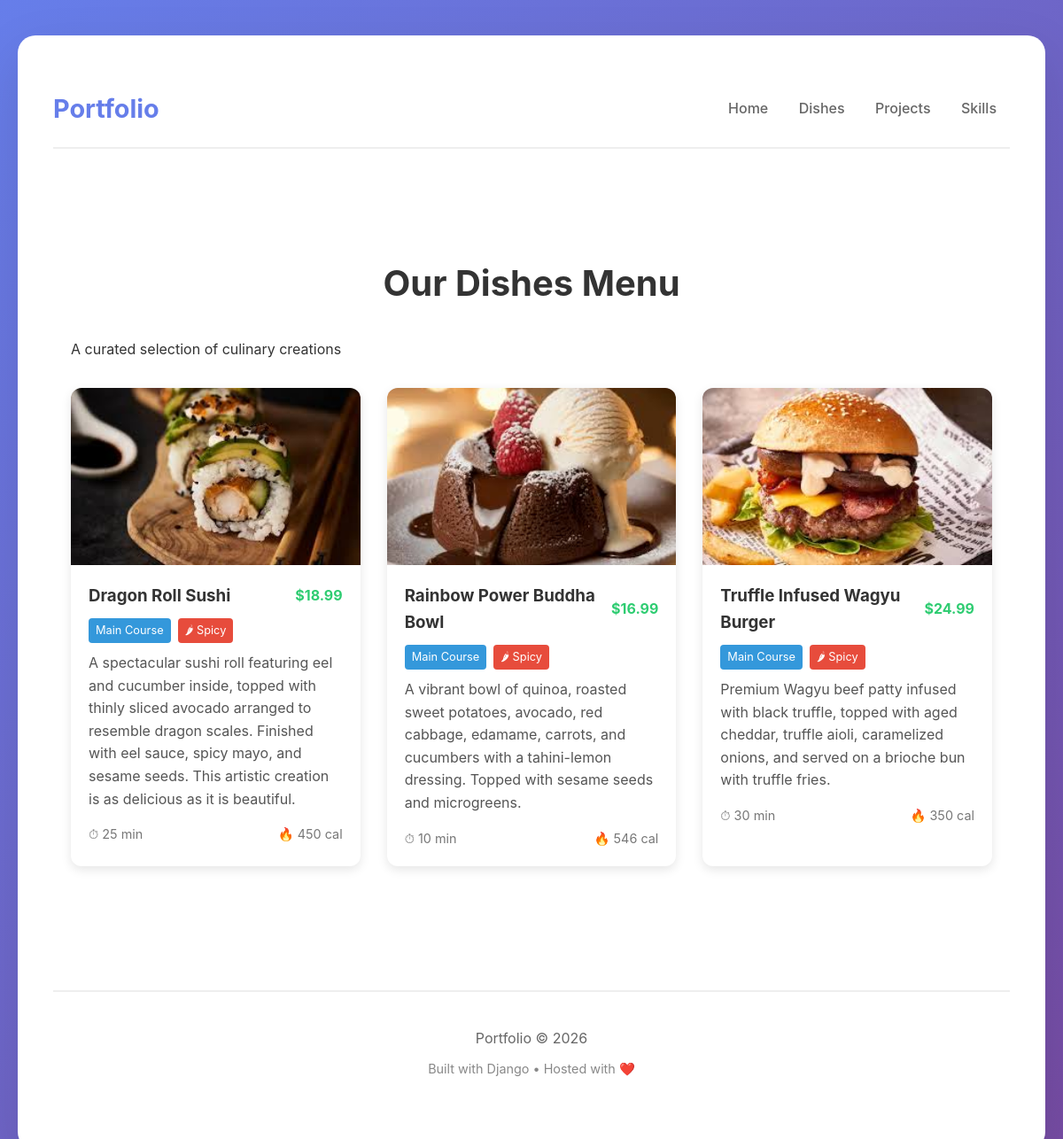
Screenshot of /dishes/ with the database file from the repository.
### dishes/models.py (models this page shows, shortened)
class Dish(models.Model):
    CATEGORIES = [
        ('appetizer', 'Appetizer'),
        ('main', 'Main Course'),
        ('dessert', 'Dessert'),
        ('drink', 'Drink'),
        ('special', 'Special'),
    ]
    name = models.CharField(max_length=200)
    description = models.TextField(blank=True)
    price = models.DecimalField(max_digits=8, decimal_places=2)
    category = models.CharField(max_length=50, choices=CATEGORIES)
    is_vegetarian = models.BooleanField(default=False)
    is_spicy = models.BooleanField(default=False)
    image = models.ImageField(upload_to='dishes/', blank=True, null=True)
    is_available = models.BooleanField(default=True)
    calories = models.IntegerField(blank=True, null=True)
    prep_time = models.IntegerField(help_text="Preparation time in minutes", blank=True, null=True)
    created_at = models.DateTimeField(auto_now_add=True)
    updated_at = models.DateTimeField(auto_now=True)
    class Meta:
        ordering = ['category', 'name']
        verbose_name_plural = 'Dishes'

### dishes/views.py (the view)
# urls.py: path('', views.dish_list, name='list'),
def dish_list(request):
    dishes = Dish.objects.all()
    portfolio = Portfolio.objects.first()  # Get portfolio for header
    context = {
        'dishes': dishes,
        'portfolio': portfolio,
    }
    return render(request, 'dishes/list.html', context)

### dishes/templates/dishes/list.html (shortened to what this page needs)
{% load static %}
<!DOCTYPE html>
<html lang="en">
<head>
    <link rel="stylesheet" href="https://cdnjs.cloudflare.com/ajax/libs/font-awesome/6.4.0/css/all.min.css">
    <link rel="stylesheet" href="{% static 'landing/css/main.css' %}">
    <link rel="stylesheet" href="{% static 'landing/css/animations.css' %}">
    <link rel="stylesheet" href="{% static 'landing/css/mobile-menu.css' %}">
</head>
<body>
    <div class="container">
        <header>
            <a href="/" class="logo">
                {{ portfolio.title|default:"Portfolio" }}
            </a>
            <nav>
                <a href="/">Home</a>
                <a href="/dishes/" class="active">Dishes</a>
                <a href="/projects/">Projects</a>
                <a href="/skills/">Skills</a>
            </nav>
        </header>
        <main class="dishes-page">
            <h1 class="section-title">Our Dishes Menu</h1>
            <p class="section-subtitle">A curated selection of culinary creations</p>
            {% if dishes %}
            <div class="dishes-grid">
                {% for dish in dishes %}
                <div class="dish-card-page">
                    <div class="dish-image-page">
                        {% if dish.image %}
                        <img src="{{ dish.image.url }}" alt="{{ dish.name }}" class="dish-image-page">
                        {% else %}
                        <div style="width: 100%; height: 200px; background: #f0f0f0; display: flex; align-items: center; justify-content: center; font-size: 3em;">
                            🍽
                        </div>
                        {% endif %}
                    </div>
                    <div class="dish-content-page">
                        <div style="display: flex; justify-content: space-between; align-items: center; margin-bottom: 10px;">
                            <h3 style="margin: 0;">{{ dish.name }}</h3>
                            <span style="font-weight: bold; color: #2ecc71;">${{ dish.price }}</span>
                        </div>
                        <div style="display: flex; gap: 8px; margin-bottom: 10px; flex-wrap: wrap;">
                            <span style="background: #3498db; color: white; padding: 4px 8px; border-radius: 4px; font-size: 0.8em;">
                                {{ dish.get_category_display }}
                            </span>
                            {% if dish.is_spicy %}
                            <span style="background: #e74c3c; color: white; padding: 4px 8px; border-radius: 4px; font-size: 0.8em;">
                                🌶 Spicy
                            </span>
                            {% endif %}
                        </div>
                        <p style="margin-bottom: 15px; color: #555;">{{ dish.description }}</p>
                        <div style="display: flex; justify-content: space-between; color: #777; font-size: 0.9em;">
                            {% if dish.prep_time %}
                            <span>⏱ {{ dish.prep_time }} min</span>
                            {% endif %}
                            {% if dish.calories %}
                            <span>🔥 {{ dish.calories }} cal</span>
                            {% endif %}
                        </div>
                    </div>
                </div>
                {% endfor %}
            </div>
            {% endif %}
        </main>
        <footer>
            <p>{{ portfolio.title|default:"Portfolio" }} &copy; {% now "Y" %}</p>
            <p class="footer-note">
                Built with Django • Hosted with ❤️
            </p>
        </footer>
    </div>
</body>
</html>

### landing/static/landing/css/main.css (style rules this page uses)
* { margin: 0; padding: 0; box-sizing: border-box; }
body { font-family: -apple-system, BlinkMacSystemFont, 'Segoe UI', Roboto, Oxygen, Ubuntu, sans-serif; line-height: 1.6; color: #333; max-width: 1200px; margin: 0 auto; padding: 20px; background: linear-gradient(135deg, #667eea 0%, #764ba2 100%); min-height: 100vh; }
.container { background: white; border-radius: 20px; padding: 40px; box-shadow: 0 20px 60px rgba(0,0,0,0.1); margin-top: 20px; }
header { display: flex; justify-content: space-between; align-items: center; padding: 20px 0; border-bottom: 2px solid #eee; margin-bottom: 40px; }
.logo { font-size: 1.8em; font-weight: bold; color: #667eea; text-decoration: none; }
nav a { margin: 0 15px; text-decoration: none; color: #666; font-weight: 500; transition: color 0.3s; }
.section-title { font-size: 2.5em; margin: 60px 0 30px; color: #333; text-align: center; }
.dishes-grid { display: grid; grid-template-columns: repeat(auto-fit, minmax(280px, 1fr)); gap: 30px; margin: 40px 0; }
footer { margin-top: 80px; padding: 40px 0; border-top: 2px solid #eee; text-align: center; color: #666; }
.footer-note { margin-top: 10px; font-size: 0.9em; color: #888; }

### dishes/templates/dishes/list.html (style rules this page uses)
.dishes-page { max-width: 1200px; margin: 0 auto; padding: 20px; }
.dishes-grid { display: grid; grid-template-columns: repeat(auto-fill, minmax(300px, 1fr)); gap: 30px; margin-top: 30px; }
.dish-card-page { background: white; border-radius: 12px; overflow: hidden; box-shadow: 0 4px 12px rgba(0,0,0,0.1); transition: transform 0.3s ease; }
.dish-image-page { width: 100%; height: 200px; object-fit: cover; }
.dish-content-page { padding: 20px; }

### rows the page displays
Dish: image (picture), name "Dragon Roll Sushi", price "18.99", category "Main Course", is_spicy "🌶 Spicy", description "A spectacular sushi roll featuring eel and cucumber inside, topped with thinly sliced avocado arranged to resemble dragon scales. Finished with eel sauce, spicy mayo, and sesame seeds. This artistic creation is as delicious as it is beautiful.", prep_time "25", calories "450"
Dish: image (picture), name "Rainbow Power Buddha Bowl", price "16.99", category "Main Course", is_spicy "🌶 Spicy", description "A vibrant bowl of quinoa, roasted sweet potatoes, avocado, red cabbage, edamame, carrots, and cucumbers with a tahini-lemon dressing. Topped with sesame seeds and microgreens.", prep_time "10", calories "546"
Dish: image (picture), name "Truffle Infused Wagyu Burger", price "24.99", category "Main Course", is_spicy "🌶 Spicy", description "Premium Wagyu beef patty infused with black truffle, topped with aged cheddar, truffle aioli, caramelized onions, and served on a brioche bun with truffle fries.", prep_time "30", calories "350"

### other values shown
{{ portfolio.title|default:"Portfolio" }} "Portfolio"
